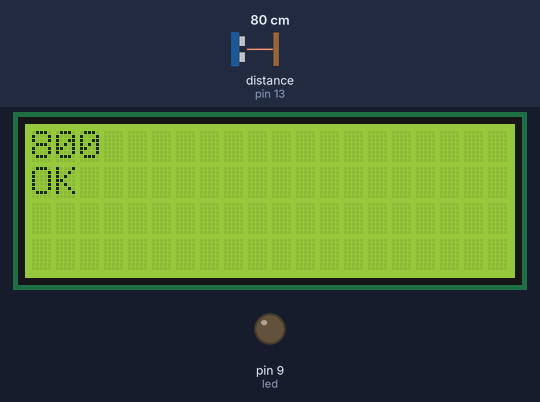
Bench run of a sketch on a simulated Arduino Uno, built with avr-gcc and run on an emulated ATmega328P. On the bench: 20×4 character LCD, output pins drawn as LEDs (lit = HIGH). Inputs (shaded band) come from the test bench; at power-on: distance to the obstacle (sensor on pin 13) 80 cm. The echo pulse lasts 58.3 µs per cm.

Above: at 3.2 s.
3.3 s: distance to the obstacle (sensor on pin 13) set to 12 cm
At 4.6 s:
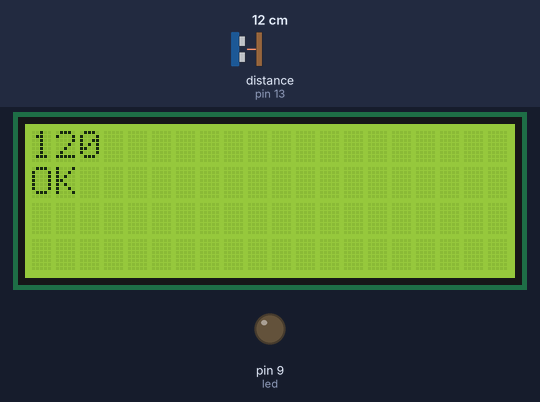
4.9 s: distance to the obstacle (sensor on pin 13) set to 9 cm
At 6.1 s:
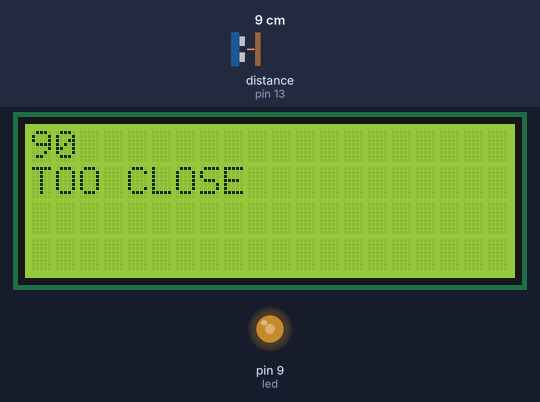
6.4 s: distance to the obstacle (sensor on pin 13) set to 2 cm
Timing chart, 0 to 9.4 s (numbered marks = the images above; inputs shaded):
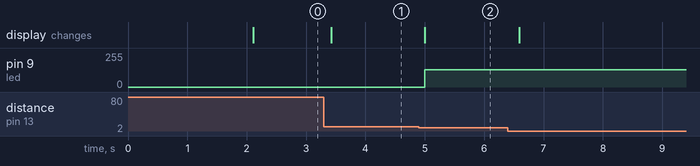

The sketch:

sound-alarm.ino
```cpp
#include <hcsr04.h>
#include <Wire.h>
#include <LiquidCrystal_I2C.h>

#define TRIG_PIN 12
#define ECHO_PIN 13

int led = 9;
int brightness = 0;
int fadeAmount = 5;

HCSR04 hcsr04(TRIG_PIN, ECHO_PIN, 20, 4000);
LiquidCrystal_I2C lcd(0x27,20,4);

void measureDistance() {
  int distance = hcsr04.distanceInMillimeters();
  if (distance <= 100 && distance > -1) {

    lcd.setCursor(0,0);
    lcd.print(distance);

    lcd.setCursor(0,1);
    lcd.print("TOO CLOSE");

    analogWrite(led, 128);
  } else {
    lcd.setCursor(0,0);
    lcd.print(distance);

    lcd.setCursor(0,1);
    lcd.print("OK");

    analogWrite(led, 0);
  }
  delay(250);
}

void setup(){
    Serial.begin(9600);
    lcd.init();
    lcd.backlight();

    lcd.setCursor(0,0);
    lcd.print("Dariusz Begiedza");

    lcd.setCursor(0,1);
    lcd.print("index: 51276");

    pinMode(led, OUTPUT);

    delay(2000);
}

void loop() {
    lcd.clear();
    measureDistance();
}
```

Measured:
- the behaviour switches between 11 and 10 cm on distance to the obstacle (sensor on pin 13) (found by bisection; images 1 and 2)
- after the input at 3.3 s, the display: changes after 0.13 s (image 1)
- after the input at 4.9 s, pin 9 (led): 0/255 → 128/255 after 0.10 s; the display: changes after 0.10 s (image 2)
